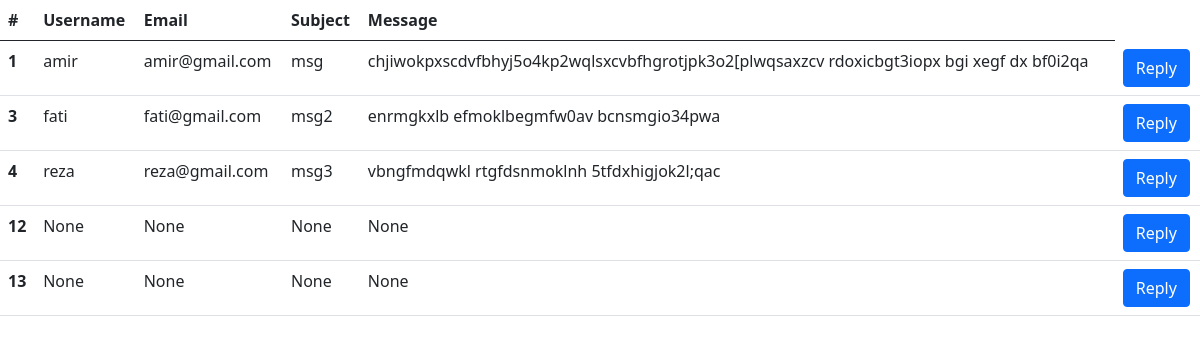
Page /contact_us/list on the earlier database version.
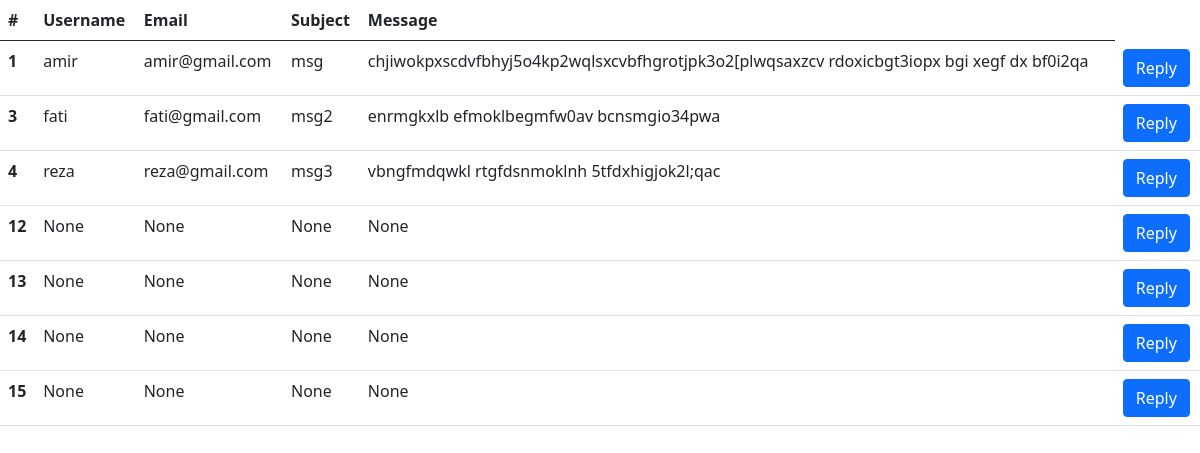
Same page on the later database version.
### home/models.py (models this page shows, shortened)
class ContactUs(models.Model):
    name = models.CharField(max_length=100, null=True)
    email = models.CharField(max_length=40, null=True)
    subject = models.CharField(max_length=150, null=True, blank=True)
    message = models.TextField(null=True)
    class Meta:
        verbose_name_plural = 'Contact Us'

### home/views.py (the view)
# urls.py: path('contact_us/list', views.contact_us_list, name='contact_us_list'),
def contact_us_list(request):
    items = ContactUs.objects.all()
    return render(request, 'home/contact_us_list.html', context={"items": items})

### context_processors/context_processors.py (called while the page is built)
def user(request):
    user = User.objects.all()
    return {'user': user}

def sidebar(request):
    recent = Article.objects.order_by('-created_time')[:3]
    return {'recent': recent}

def categories(request):
    categories = Category.objects.all()
    return {'categories': categories}

### home/templates/home/contact_us_list.html (shortened to what this page needs)
<!DOCTYPE html>
<html lang="en">
<head>
    <link href="https://cdn.jsdelivr.net/npm/bootstrap@5.0.2/dist/css/bootstrap.min.css" rel="stylesheet"
>
</head>
<body>
<table class="table">
    <thead>
    <tr>
        <th scope="col">#</th>
        <th scope="col">Username</th>
        <th scope="col">Email</th>
        <th scope="col">Subject</th>
        <th scope="col">Message</th>
    </tr>
    </thead>
    <tbody>
    {% for item in items %}
        <tr>
            <th scope="row">{{ item.id }}</th>
            <td>{{ item.name }}</td>
            <td>{{ item.email }}</td>
            <td>{{ item.subject }}</td>
            <td>{{ item.message }}</td>
            <td><button class="btn btn-primary">Reply</button></td>
        </tr>
    {% endfor %}
</table>
</body>
</html>

Differences in the rows shown:
added ContactUs: id "14", name "None", email "None", subject "None", message "None"
added ContactUs: id "15", name "None", email "None", subject "None", message "None"
